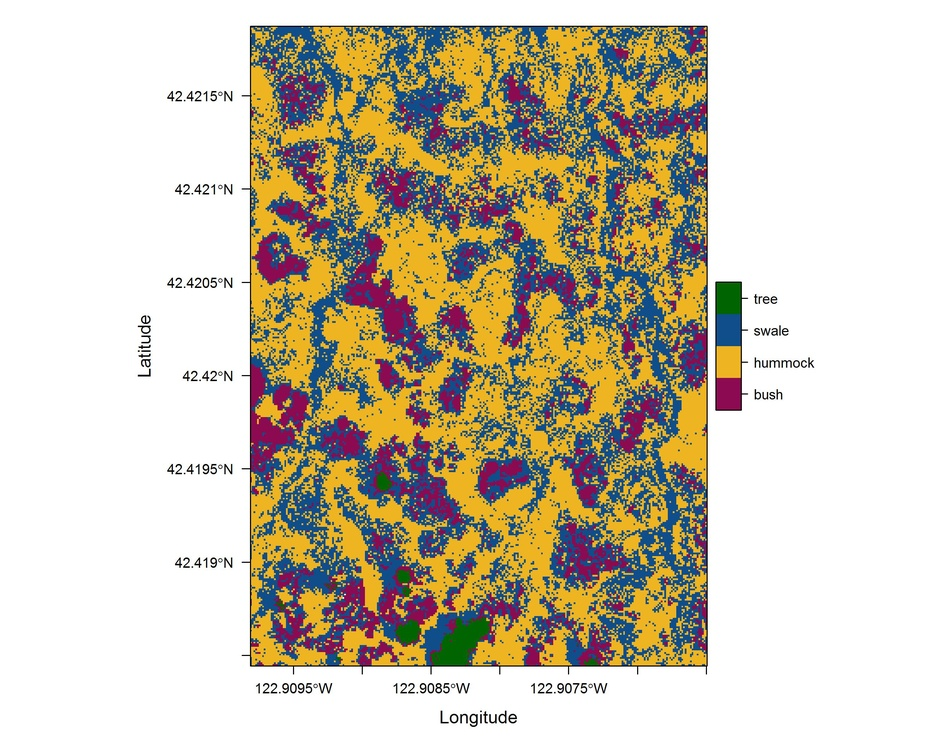
#> input picture HabitatMap.jpg, 952 x 741 px, shrunk from 2700 x 2100 before the run
$ python -i sfunc.py   (imports and definitions only)   (Python 2 division)
#> lines starting #> are read from the running program, lines starting #| are printed output that depends on the picture
#Source Functions for drone script

#!/usr/bin/env python

''' This is a sample for histogram plotting for RGB images and grayscale images for better understanding of colour distribution

Benefit : Learn how to draw histogram of images
          Get familier with cv2.calcHist, cv2.equalizeHist,cv2.normalize and some drawing functions

Level : Beginner or Intermediate

Functions : 1) hist_curve : returns histogram of an image drawn as curves
            2) hist_lines : return histogram of an image drawn as bins ( only for grayscale images )

Usage : python hist.py <image_file>

Abid Rahman 3/14/12 debug Gary Bradski
'''

import cv2
import numpy as np

bins = np.arange(256).reshape(256,1)

def hist_curve(im):
    h = np.zeros((300,256,3))
    if len(im.shape) == 2:
        color = [(255,255,255)]
    elif im.shape[2] == 3:
        color = [ (255,0,0),(0,255,0),(0,0,255) ]
    for ch, col in enumerate(color):
        hist_item = cv2.calcHist([im],[ch],None,[256],[0,256])
        cv2.normalize(hist_item,hist_item,0,255,cv2.NORM_MINMAX)
        hist=np.int32(np.around(hist_item))
        pts = np.int32(np.column_stack((bins,hist)))
        cv2.polylines(h,[pts],False,col)
    y=np.flipud(h)
    return y

def hist_lines(im):
    h = np.zeros((300,256,3))
    if len(im.shape)!=2:
        print "hist_lines applicable only for grayscale images"
        #print "so converting image to grayscale for representation"
        im = cv2.cvtColor(im,cv2.COLOR_BGR2GRAY)
    hist_item = cv2.calcHist([im],[0],None,[256],[0,256])
    cv2.normalize(hist_item,hist_item,0,255,cv2.NORM_MINMAX)
    hist=np.int32(np.around(hist_item))
    for x,y in enumerate(hist):
        cv2.line(h,(x,0),(x,y),(255,255,255))
    y = np.flipud(h)
    return y
def cView(image):
    cv2.namedWindow("image",cv2.WINDOW_NORMAL)
    cv2.imshow("image",image)
    cv2.waitKey(0)
    cv2.destroyAllWindows()

def drawHist(im):
    gray = cv2.cvtColor(im,cv2.COLOR_BGR2GRAY)

    print ''' Histogram plotting \n
    Keymap :\n
    a - show histogram for color image in curve mode \n
    b - show histogram in bin mode \n
    c - show equalized histogram (always in bin mode) \n
    d - show histogram for color image in curve mode \n
    Esc - exit \n
    '''
    # set windows
    cv2.namedWindow("image",cv2.WINDOW_NORMAL)
    cv2.namedWindow("histogram",cv2.WINDOW_NORMAL)

    cv2.imshow('image',im)
    while True:
        k = cv2.waitKey(0)&0xFF
        if k == ord('a'):
            curve = hist_curve(im)
            cv2.imshow('histogram',curve)
            cv2.imshow('image',im)
            print 'a'
        elif k == ord('b'):
            print 'b'
            lines = hist_lines(im)
            cv2.imshow('histogram',lines)
            cv2.imshow('image',gray)
        elif k == ord('c'):
            print 'c'
            equ = cv2.equalizeHist(gray)
            lines = hist_lines(equ)
            cv2.imshow('histogram',lines)
            cv2.imshow('image',equ)
        elif k == ord('d'):
            print 'd'
            curve = hist_curve(gray)
            cv2.imshow('histogram',curve)
            cv2.imshow('image',gray)
        elif k == 27:
            print 'ESC'
            cv2.destroyAllWindows()
            break
    cv2.destroyAllWindows()


>>> import cv2
>>> picture = cv2.imread('HabitatMap.jpg')
#> picture is the input picture: shape (741, 952, 3); mean B, G, R 178.7, 197.5, 206.1
>>> result = drawHist(picture)
#> in drawHist, `gray = cv2.cvtColor(im,cv2.COLOR_BGR2GRAY)`:
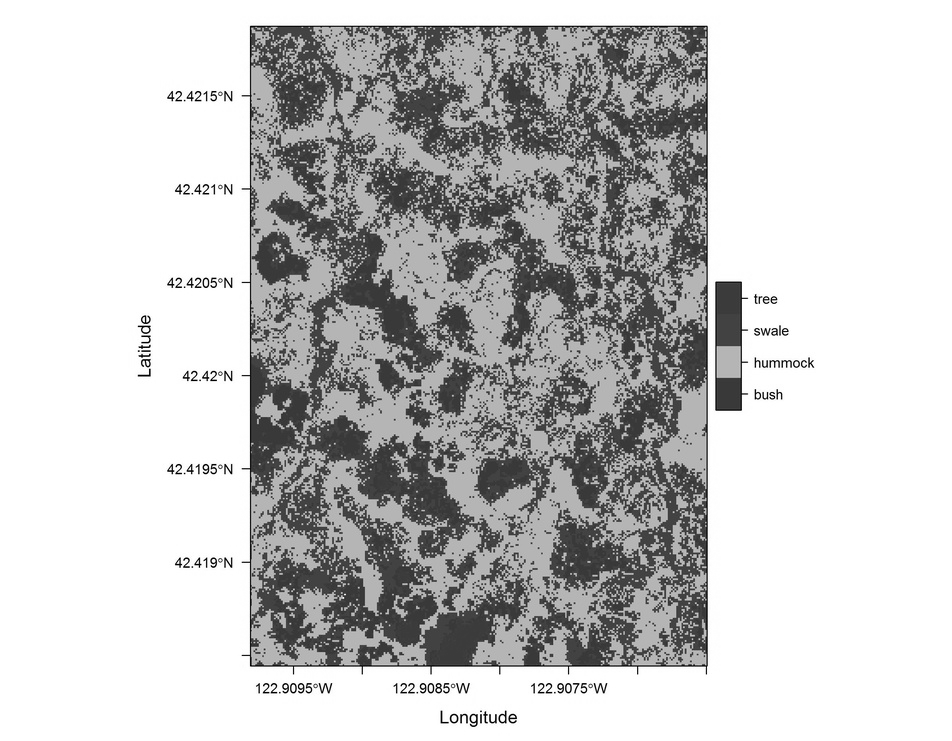
#> gray: shape (741, 952); min 0, max 255, mean 197.9
#> (key Esc is pressed here)
